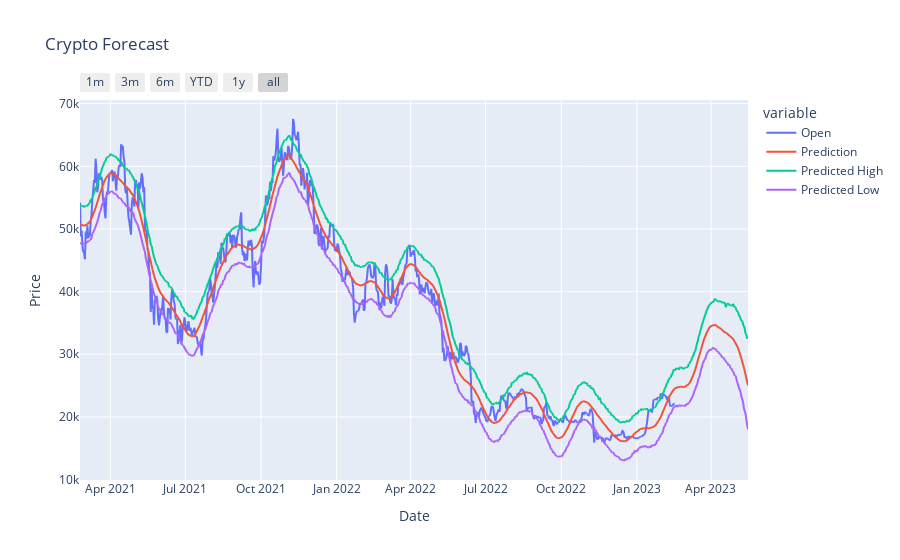

Source (notebook cell):
### Code cell
# Getting and Formatting Data
df = getData("ETH-USD", window=730, ma_period=5)
# Training and Predicting Data
forecast = fbpTrainPredict(df, forecast_period=90)
# Visualizing Data
visFBP(df, forecast)

### Figure 1 — Plotly figure (JSON) as saved in the notebook; plotly's stock layout.template omitted (floating-point values rounded to 4 significant figures; data arrays with more than 128 entries replaced by an {"elided": "..."} marker saying what was removed)
{"data": [{"hovertemplate": "variable=Open<br>Date=%{x}<br>Price=%{y}<extra></extra>", "legendgroup": "Open", "line": {"color": "#636efa", "dash": "solid"}, "marker": {"symbol": "circle"}, "mode": "lines", "name": "Open", "showlegend": true, "type": "scattergl", "x": {"elided": "1536 str values"}, "xaxis": "x", "y": {"elided": "1536 float values"}, "yaxis": "y"}, {"hovertemplate": "variable=Prediction<br>Date=%{x}<br>Price=%{y}<extra></extra>", "legendgroup": "Prediction", "line": {"color": "#EF553B", "dash": "solid"}, "marker": {"symbol": "circle"}, "mode": "lines", "name": "Prediction", "showlegend": true, "type": "scattergl", "x": {"elided": "1536 str values"}, "xaxis": "x", "y": {"elided": "1536 float values"}, "yaxis": "y"}, {"hovertemplate": "variable=Predicted High<br>Date=%{x}<br>Price=%{y}<extra></extra>", "legendgroup": "Predicted High", "line": {"color": "#00cc96", "dash": "solid"}, "marker": {"symbol": "circle"}, "mode": "lines", "name": "Predicted High", "showlegend": true, "type": "scattergl", "x": {"elided": "1536 str values"}, "xaxis": "x", "y": {"elided": "1536 float values"}, "yaxis": "y"}, {"hovertemplate": "variable=Predicted Low<br>Date=%{x}<br>Price=%{y}<extra></extra>", "legendgroup": "Predicted Low", "line": {"color": "#ab63fa", "dash": "solid"}, "marker": {"symbol": "circle"}, "mode": "lines", "name": "Predicted Low", "showlegend": true, "type": "scattergl", "x": {"elided": "1536 str values"}, "xaxis": "x", "y": {"elided": "1536 float values"}, "yaxis": "y"}], "layout": {"legend": {"title": {"text": "variable"}, "tracegroupgap": 0}, "title": {"text": "Crypto Forecast"}, "xaxis": {"anchor": "y", "domain": [0, 1], "rangeselector": {"buttons": [{"count": 1, "label": "1m", "step": "month", "stepmode": "backward"}, {"count": 3, "label": "3m", "step": "month", "stepmode": "backward"}, {"count": 6, "label": "6m", "step": "month", "stepmode": "backward"}, {"count": 1, "label": "YTD", "step": "year", "stepmode": "todate"}, {"count": 1, "label": "1y", "step": "year", "stepmode": "backward"}, {"step": "all"}]}, "title": {"text": "Date"}}, "yaxis": {"anchor": "x", "domain": [0, 1], "title": {"text": "Price"}}}}
